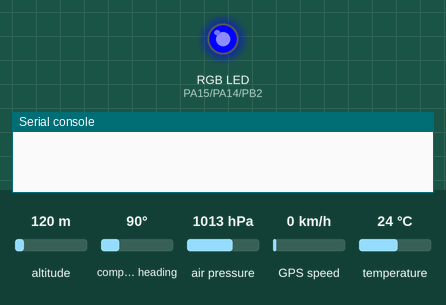
This program was run on a simulated pyboard running MicroPython. Shown: an RGB LED mixed from three pins (HIGH = lit), the last lines printed to the serial console. The inputs (shaded band) are chosen by the test bench; at power-on: altitude 120 m, compass heading 90°, air pressure 1013 hPa, GPS speed 0 km/h, temperature 24 °C. Files the program writes start out absent; the GPS gets a fix after 3 s at 37.7749, -122.4194 with 8 satellites; no radio messages arrive unless stated (any console line starting 'radio sent:' is added by the test bench); threads take turns every 2 ms; the clock reads 2024-03-15 10:24:30 at power-on unless the program sets it; library files of the repository ran but are not shown: bmp280.py.

Above: at 0.1 s.
At 10.3 s:
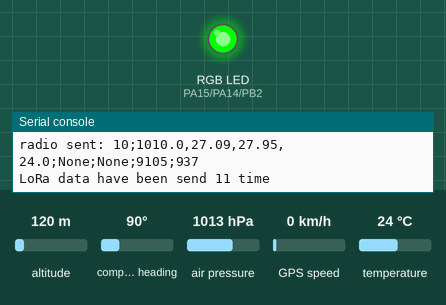
Timing chart, 0 to 11.8 s (numbered marks = the images above):
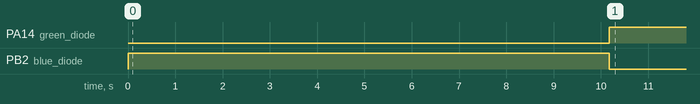

Measured:
- by itself, PA14 (green_diode): LOW → HIGH at 10.2 s
- by itself, PB2 (blue_diode): HIGH → LOW at 10.2 s

The program:

main.py
```python
import time
import _thread
import uasyncio

# import BNO libraries
from Sensors.BNO.bno08x_rvc_run import BNO_run

# import BMP libraries
from Sensors.BMP.bmp_run import BMP_run

# import SDcard libraries
from SDCard.sdcard_init import sdcard_init

# import GPS NEO 7M libraries
from Sensors.GPS_Neo7M.GPS_NEO_7M_run import GPS_NEO_7M_run

# import LoRa libraries
from LoRa.LoRaSender_run import LoRa_run
from LoRa.average import average

# import RGB diode libraries
from RGB_diode.diode_management import RGB_led

led = RGB_led()

try:
    # RGB diode initialization
    led.cyan()

    # BMP initialization
    BMP_object = BMP_run()

    # GPS initialization
    GPS_NEO_7M_object = GPS_NEO_7M_run()

    # BNO initialization
    BNO_object = BNO_run()

    # SDcard initialization
    sdcard_init()

    # LoRa initialization
    LoRa_object = LoRa_run()
except:
    led.red()
    while True:
        pass

# global variable to get access from different treat
sensors_data = ""
i = 0
j = 0
is_sending = False
start_time = time.time_ns()
gps_resp = ""


async def GPS_get():
    global gps_resp

    start_gps_time = time.time_ns()
    gps_resp = str(GPS_NEO_7M_object.gps7m_run())
    end_gps_time = time.time_ns()
    delay = 100 - ((end_gps_time - start_gps_time) * 0.000001)
    await uasyncio.sleep_ms(int(delay))


async def Sensors_management():
    global sensors_data
    global is_sending
    global start_time
    # global gps_resp
    i = 0
    j = 0
    k = 0
    sd_counter = 0
    tmp_sensor_data = ""
    is_sending = False
    led.blue()
    data_for_lora = []
    sensors_data_tmp = []
    now_ms = 0
    delay_ms = 0
    tmp_delay_ms = 0

    while True:
        if i >= 10:
            led.green()

        delay_start_time = time.time_ns()

        bmp_resp = str(BMP_object.bmp_run())
        bno_resp = str(BNO_object.bno_run())
        gps_resp = str(GPS_NEO_7M_object.gps7m_run())

        sensors_data = bmp_resp + ";" + bno_resp + ";" + gps_resp

        data_for_lora_tmp = [bmp_resp, bno_resp, gps_resp]
        data_for_lora.append(data_for_lora_tmp)

        if not is_sending:
            j += 1
            sensors_data_tmp = data_for_lora[:]
            data_for_lora.clear()
            LoRa_sender_thread = _thread.start_new_thread(LoRa_sender, (2, j, sensors_data_tmp, now_ms, tmp_delay_ms))
            is_sending = True
            tmp_delay_ms = 0

        end_time = time.time_ns()
        now_ms = int((end_time - start_time) * 0.000001)
        delay_ms = int((end_time - delay_start_time) * 0.000001)
        tmp_delay_ms += delay_ms
        tmp_sensor_data += str(i) + ";" + sensors_data + ";" + str(GPS_NEO_7M_object.msg) + ";" + str(now_ms) + ";" + str(delay_ms) + '\r\n'

        if sd_counter >= 13:
            k += 1
            # Create a file and write something to it
            with open("/sd/test01.txt", "a") as file:
                file.write(tmp_sensor_data)
            print(f"{k} add to SD card")
            tmp_sensor_data = ""
            sd_counter = 0

        i += 1
        sd_counter += 1

        await uasyncio.sleep_ms(40)


def LoRa_sender(id, j, sensors_data_tmp, now_ms, delay_ms):
    global is_sending

    LoRa_object.send(str(j) + ";" + average(sensors_data_tmp) + ";" + str(now_ms) + ";" + str(delay_ms))
    print(f'LoRa data have been send {j + 1} time')

    is_sending = False
    return


async def main():
    uasyncio.create_task(Sensors_management())

    while True:
        await GPS_get()


uasyncio.run(main())
```

bno08x_rvc_run.py
```python
from time import sleep
from Sensors.BNO.bno08x_rvc import *
from machine import UART, Pin


class BNO_run:
    def __init__(self):
        UARTid = 1         # named argument - id
        baudrate = 115200  # named argument - baudrate
        txPin = Pin(8)     # named argument - tx pin
        rxPin = Pin(9)     # named argument - rx pin

        self.bno_uart = UART(UARTid, baudrate, tx=txPin, rx=rxPin)
        self.rvc = BNO08x_RVC(self.bno_uart)

    def bno_run(self):
        try:
            try:
                yaw, pitch, roll, x_accel, y_accel, z_accel = self.rvc.heading
                resp1 = ("{:.2f},{:.2f},{:.2f}"
                         .format(yaw, pitch, roll))
                resp2 = ("{:.2f},{:.2f},{:.2f}"
                         .format(x_accel, y_accel, z_accel))
                return f'{resp1},{resp2}'
            except RVCReadTimeoutError:
                print("Unable to read BNO08x UART.")
                return "None"
        except KeyboardInterrupt:
            print("\nCtrl-C pressed to exit.")
            return "None"
```

bmp_run.py
```python
from Sensors.BMP.bmp280 import *
from Sensors.BMP.bmp_calculation_methods import altitude_HYP, altitude_IBF
from machine import I2C, Pin


class BMP_run:
    def __init__(self):
        # Defining BMP pinout and calibration

        # Caliberation error in pressure
        self.ERROR = -3  # hPa

        I2C_id = 1        # positional argument - I2C id
        sclPin = Pin(27)  # named argument - serial clock pin
        sdaPin = Pin(26)  # named argument - serial data pin
        freq = 1000000    # named argument - i2c frequency

        # Initiate I2C
        bmp_i2c_object = I2C(I2C_id, scl=sclPin, sda=sdaPin, freq=freq)

        # create a BMP 280 object
        self.bmp280_object = BMP280(bmp_i2c_object,
                                    addr=0x76,
                                    use_case=BMP280_CASE_WEATHER)

        # configure the sensor
        self.bmp280_object.power_mode = BMP280_POWER_NORMAL
        self.bmp280_object.oversample = BMP280_OS_HIGH
        self.bmp280_object.temp_os = BMP280_TEMP_OS_8
        self.bmp280_object.press_os = BMP280_TEMP_OS_4
        self.bmp280_object.standby = BMP280_STANDBY_250
        self.bmp280_object.iir = BMP280_IIR_FILTER_2

    def bmp_run(self):
        # accquire temperature value in celcius
        temperature_c = self.bmp280_object.temperature  # degree celcius

        # convert celcius to kelvin
        temperature_k = temperature_c + 273.15

        # accquire pressure value
        pressure = self.bmp280_object.pressure  # pascal

        # convert pascal to hectopascal (hPa)
        pressure_hPa = (pressure * 0.01) + self.ERROR  # hPa

        # accquire altitude values from HYPSOMETRIC formula
        h = altitude_HYP(pressure_hPa, temperature_k)

        # accquire altitude values from International Barometric Formula
        altitude = altitude_IBF(pressure_hPa)
        press = "{:.2f}".format(pressure_hPa)
        h_alti = "{:.2f}".format(h)
        i_alti = "{:.2f}".format(altitude)

        resp = f'{press},{i_alti},{h_alti},{temperature_c}'
        return resp
```

sdcard_init.py
```python
from machine import Pin, SPI
from SDCard.sdcard import SDCard
import uos


def sdcard_init():
    # Defining sd card pinout
    sd_card_cs = Pin(13, Pin.OUT)
    sd_card_spi = SPI(1,
                      baudrate=1000000,
                      polarity=0,
                      phase=0,
                      bits=8,
                      firstbit=SPI.MSB,
                      sck=Pin(10),
                      mosi=Pin(11),
                      miso=Pin(12))
    sd = SDCard(sd_card_spi, sd_card_cs)
    vfs = uos.VfsFat(sd)
    uos.mount(vfs, "/sd")
```

GPS_NEO_7M_run.py
```python
from machine import UART, Pin
from Sensors.GPS_Neo7M.GPS_NEO_7M_config import GPS_config


class GPS_NEO_7M_run:
    def __init__(self):
        UARTid = 0       # named argument - id
        baudrate = 9600  # named argument - baudrate
        txPin = Pin(16)  # named argument - tx pin
        rxPin = Pin(17)  # named argument - rx pin

        self.gps_module = UART(UARTid, baudrate, tx=txPin, rx=rxPin)
        self.msg = ""

        # Configurate GPS output
        GPS_config(self.gps_module)

    def gps7m_run(self):
        self.gps_module.readline()
        self.msg = str(self.gps_module.readline())

        resp = None
        try:
            if self.msg is not None and self.msg.startswith("b'$GPRMC"):
                tmp_gps_resp = self.msg[self.msg.rindex("GPRMC") + 6:len(self.msg)]
                parts = tmp_gps_resp.split(',')
                if len(parts) >= 10:
                    resp = (parts[0] + ","
                            + parts[2] + ","
                            + parts[3] + ","
                            + parts[4] + ","
                            + parts[5] + ","
                            + parts[6] + ","
                            + parts[9] + ","
                            + parts[10])
            return str(resp)
        except:
            return "ERROR! " + self.msg
```

LoRaSender_run.py
```python
from machine import Pin, SPI
from LoRa.sx127x import SX127x


class LoRa_run:
    def __init__(self):
        # LoRa configuration
        lora_default = {
            'frequency': 433e6,
            'frequency_offset': 0,
            'tx_power_level': 20,
            'signal_bandwidth': 125e3,
            'spreading_factor': 8,
            'coding_rate': 5,
            'preamble_length': 8,
            'implicitHeader': False,
            'sync_word': 0x22,
            'enable_CRC': True,
            'invert_IQ': False,
            'debug': False,
        }

        lora_pins = {
            'dio_0': 22,
            'ss': 1,
            'reset': 27,
            'sck': 2,
            'miso': 0,
            'mosi': 3,
        }

        lora_spi = SPI(
                       0,
                       baudrate=10000000, polarity=0, phase=0,
                       bits=8, firstbit=SPI.MSB,
                       sck=Pin(lora_pins['sck'], Pin.OUT, Pin.PULL_DOWN),
                       mosi=Pin(lora_pins['mosi'], Pin.OUT, Pin.PULL_UP),
                       miso=Pin(lora_pins['miso'], Pin.IN, Pin.PULL_UP),
                      )

        self.lora = SX127x(lora_spi, pins=lora_pins, parameters=lora_default)

    def send(self, data):
        self.lora.println(data)
```

average.py
```python
def coma_valid(value):
    if value[-1] == ',':
        return value[0:len(value) - 1]
    else:
        return value


def division(data):
    summary = sum(data)
    summary_str = str(summary)
    ext = len(summary_str) - 1 - summary_str.index(".")
    div = (int(summary_str.replace('.', '')) // len(data))
    data_resp = str(round(div / (10 ** ext), 2)) + ","
    return data_resp


def average(sensors_data_tmp):
    is_bmp = False
    is_bno = False

    bmp_lora_resp = ''
    bno_lora_resp = ''
    gps_lora_resp = ''

    press_list = []
    i_alti_list = []
    h_alti_list = []
    temperature_c_list = []
    bmp_list = [press_list, i_alti_list, h_alti_list, temperature_c_list]

    yaw_list = []
    pitch_list = []
    roll_list = []
    x_accel_list = []
    y_accel_list = []
    z_accel_list = []
    bno_list = [yaw_list, pitch_list, roll_list, x_accel_list, y_accel_list, z_accel_list]

    try:
        for package in sensors_data_tmp:
            if package[0] is not None and package[0] != "" and package[0] != "None":
                is_bmp = True
                resp = package[0]
                resp_list = resp.split(",")
                for x in range(len(resp_list)):
                    bmp_list[x].append(float(resp_list[x]))

            if package[1] is not None and package[1] != "" and package[1] != "None":
                is_bno = True
                resp = package[1]
                resp_list = resp.split(",")
                for x in range(len(resp_list)):
                    bno_list[x].append(float(resp_list[x]))

        if is_bmp:
            for bmp_data in bmp_list:
                bmp_lora_resp += division(bmp_data)
        else:
            bmp_lora_resp = "None,"
        if is_bno:
            for bno_data in bno_list:
                bno_lora_resp += division(bno_data)
        else:
            bno_lora_resp = "None,"

        sensors_data_tmp.reverse()
        gps_exist = False
        for package in sensors_data_tmp:
            if package[2] is not None and package[2][0:3] != "ERR":
                gps_lora_resp = package[2]
                gps_exist = True
                break
        if not gps_exist:
            gps_lora_resp = None

        bno_lora_resp = bno_lora_resp.replace("-0.009999999", "-0,01")
        bno_lora_resp = bno_lora_resp.replace("0.009999999", "0,01")

        sensors_data_tmp_new = str(coma_valid(bmp_lora_resp)) + ";" + str(coma_valid(bno_lora_resp)) + ";" + str(gps_lora_resp)

        return sensors_data_tmp_new
    except:
        return "None" + ";" + "None" + ";" + "None"
```

diode_management.py
```python
from machine import Pin


class RGB_led:
    def __init__(self):
        # RGB diode pin initialization
        self.red_diode = Pin(15, Pin.OUT)
        self.green_diode = Pin(14, Pin.OUT)
        self.blue_diode = Pin(18, Pin.OUT)

    def red(self):
        self.blue_diode.value(0)
        self.green_diode.value(0)
        self.red_diode.value(1)

    def green(self):
        self.blue_diode.value(0)
        self.green_diode.value(1)
        self.red_diode.value(0)

    def blue(self):
        self.blue_diode.value(1)
        self.green_diode.value(0)
        self.red_diode.value(0)

    def cyan(self):
        self.blue_diode.value(1)
        self.green_diode.value(1)
        self.red_diode.value(0)

    def purple(self):
        self.blue_diode.value(1)
        self.green_diode.value(0)
        self.red_diode.value(1)

    def yellow(self):
        self.blue_diode.value(0)
        self.green_diode.value(1)
        self.red_diode.value(1)

    def white(self):
        self.blue_diode.value(1)
        self.green_diode.value(1)
        self.red_diode.value(1)

    def off(self):
        self.blue_diode.value(0)
        self.green_diode.value(0)
        self.red_diode.value(0)
```

bno08x_rvc.py
```python
"""
A simple helper library for using the UART-RVC mode of the BNO08x IMUs.

Provides intuitive access to yaw, pitch, roll, x_accel, y_accel and z_accel

Ported to MicroPython by rdagger from Adafruit_CircuitPython_BNO08x_RVC
https://github.com/adafruit/Adafruit_CircuitPython_BNO08x_RVC.git
The original code was written by
Bryan Siepert for Adafruit Industries - Copyright (c) 2020 - MIT License

Implementation Notes
--------------------
    Adafruit 9-DOF Orientation IMU Fusion Breakout - BNO085 (BNO080)
        <https://www.adafruit.com/product/4754>`_ (Product ID: 4754)

    Make sure pin P0 is pulled high to 3.3 V to enable UART-RVC mode
"""
from time import time
from struct import unpack_from


class RVCReadTimeoutError(Exception):
    """Raised if a UART-RVC message cannot be read before the given timeout."""


class BNO08x_RVC:
    """Reads BNO08x IMUs using the UART-RVC mode."""

    def __init__(self, uart, timeout=1):
        """Constructor for BNO08x_RVC.

        Args:
            uart (Class UART):  MicroPython serial port
            timeout (int): UART timeout in secods
        """
        self._uart = uart
        self._timeout = timeout

    @staticmethod
    def _parse_frame(frame):
        heading_frame = unpack_from("<BhhhhhhBBBB", frame)
        (
            _index,
            yaw,
            pitch,
            roll,
            x_accel,
            y_accel,
            z_accel,
            _res1,
            _res2,
            _res3,
            _checksum,
        ) = heading_frame
        checksum_calc = sum(frame[0:16]) % 256
        if checksum_calc != _checksum:
            return None
        yaw *= 0.01
        pitch *= 0.01
        roll *= 0.01
        x_accel *= 0.0098067
        y_accel *= 0.0098067
        z_accel *= 0.0098067
        return (yaw, pitch, roll, x_accel, y_accel, z_accel)

    @property
    def heading(self):
        """Return the current heading.

        Returns:
            List(float):
               Yaw
               Pitch
               Roll
               X-Axis Acceleration
               Y-Axis Acceleration
               Z-Axis Acceleration
        """
        # try to read initial packet start byte
        data = None
        start_time = time()
        while time() - start_time < self._timeout:
            data = self._uart.read(2)
            if data is None:
                continue
            if data[0] == 0xAA and data[1] == 0xAA:
                msg = self._uart.read(17)
                heading = self._parse_frame(msg)
                if heading is None:
                    continue
                return heading
        raise RVCReadTimeoutError("Unable to read RVC heading message")
```

bmp_calculation_methods.py
```python
def altitude_HYP(hPa, temperature):
    # Hypsometric Equation (Max Altitude < 11 Km above sea level)
    temperature = temperature
    local_pressure = hPa
    sea_level_pressure = 1013.25  # hPa
    pressure_ratio = sea_level_pressure / local_pressure  # sea level pressure = 1013.25 hPa
    h = (((pressure_ratio ** (1 / 5.257)) - 1) * temperature) / 0.0065
    return h


# altitude from international barometric formula, given in BMP 180 datasheet
def altitude_IBF(pressure):
    local_pressure = pressure  # Unit : hPa
    sea_level_pressure = 1013.25  # Unit : hPa
    pressure_ratio = local_pressure / sea_level_pressure
    altitude = 44330 * (1 - (pressure_ratio ** (1 / 5.255)))
    return altitude
```

GPS_NEO_7M_config.py
```python
def GPS_config(uart):
    data = [
            b'\xB5\x62\x06\x08\x06\x00\x64\x00\x01\x00\x01\x00\x7A\x12',                             # rate = 100ms
            b'\xB5\x62\x06\x01\x08\x00\xF0\x00\x00\x00\x00\x00\x00\x00\xFF\x23',                     # GGA = disabled
            b'\xB5\x62\x06\x01\x08\x00\xF0\x01\x00\x00\x00\x00\x00\x00\x00\x2A',                     # GLL = disabled
            b'\xB5\x62\x06\x01\x08\x00\xF0\x02\x00\x00\x00\x00\x00\x00\x01\x31',                     # GSA = disabled
            b'\xB5\x62\x06\x01\x08\x00\xF0\x03\x00\x00\x00\x00\x00\x00\x02\x38',                     # GSV = disabled
            b'\xB5\x62\x06\x01\x08\x00\xF0\x05\x00\x00\x00\x00\x00\x00\x04\x46',                     # VTG = disabled
            b'\xB5\x62\x06\x09\x0D\x00\x00\x00\x00\x00\xFF\xFF\x00\x00\x00\x00\x00\x00\x17\x31\xBF'  # CFG = save
            ]

    for i in range(len(data)):
        uart.write(data[i])
```
